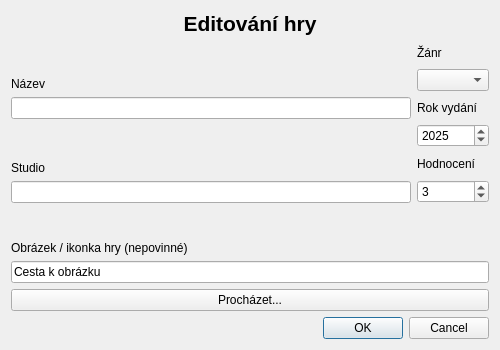
<?xml version="1.0" encoding="UTF-8"?>
<ui version="4.0">
 <class>EditGameDialog</class>
 <widget class="QDialog" name="EditGameDialog">
  <property name="geometry">
   <rect>
    <x>0</x>
    <y>0</y>
    <width>500</width>
    <height>350</height>
   </rect>
  </property>
  <property name="windowTitle">
   <string>Editace</string>
  </property>
  <layout class="QGridLayout" name="gridLayout">
   <item row="0" column="0">
    <layout class="QHBoxLayout" name="horizontalLayout_3">
     <item>
      <layout class="QVBoxLayout" name="verticalLayout_4">
       <item>
        <widget class="QLabel" name="label_8">
         <property name="font">
          <font>
           <pointsize>16</pointsize>
           <bold>true</bold>
          </font>
         </property>
         <property name="frameShape">
          <enum>QFrame::Shape::NoFrame</enum>
         </property>
         <property name="frameShadow">
          <enum>QFrame::Shadow::Plain</enum>
         </property>
         <property name="lineWidth">
          <number>2</number>
         </property>
         <property name="midLineWidth">
          <number>0</number>
         </property>
         <property name="text">
          <string>Editování hry</string>
         </property>
         <property name="textFormat">
          <enum>Qt::TextFormat::AutoText</enum>
         </property>
         <property name="alignment">
          <set>Qt::AlignmentFlag::AlignCenter</set>
         </property>
         <property name="margin">
          <number>3</number>
         </property>
         <property name="indent">
          <number>0</number>
         </property>
        </widget>
       </item>
       <item>
        <layout class="QHBoxLayout" name="horizontalLayout_4">
         <item>
          <layout class="QVBoxLayout" name="verticalLayout_5">
           <item>
            <spacer name="verticalSpacer_4">
             <property name="orientation">
              <enum>Qt::Orientation::Vertical</enum>
             </property>
             <property name="sizeHint" stdset="0">
              <size>
               <width>20</width>
               <height>40</height>
              </size>
             </property>
            </spacer>
           </item>
           <item>
            <widget class="QLabel" name="label_9">
             <property name="text">
              <string>Název</string>
             </property>
            </widget>
           </item>
           <item>
            <widget class="QLineEdit" name="editNameLineEdit"/>
           </item>
           <item>
            <spacer name="verticalSpacer_5">
             <property name="orientation">
              <enum>Qt::Orientation::Vertical</enum>
             </property>
             <property name="sizeHint" stdset="0">
              <size>
               <width>20</width>
               <height>40</height>
              </size>
             </property>
            </spacer>
           </item>
           <item>
            <widget class="QLabel" name="label_10">
             <property name="text">
              <string>Studio</string>
             </property>
            </widget>
           </item>
           <item>
            <widget class="QLineEdit" name="editStudioLineEdit"/>
           </item>
          </layout>
         </item>
         <item>
          <layout class="QVBoxLayout" name="verticalLayout_6">
           <item>
            <widget class="QLabel" name="label_11">
             <property name="text">
              <string>Žánr</string>
             </property>
            </widget>
           </item>
           <item>
            <widget class="QComboBox" name="editGenreComboBox"/>
           </item>
           <item>
            <widget class="QLabel" name="label_12">
             <property name="text">
              <string>Rok vydání</string>
             </property>
            </widget>
           </item>
           <item>
            <widget class="QSpinBox" name="editYearSpinBox">
             <property name="minimum">
              <number>1900</number>
             </property>
             <property name="maximum">
              <number>2030</number>
             </property>
             <property name="value">
              <number>2025</number>
             </property>
            </widget>
           </item>
           <item>
            <widget class="QLabel" name="label_13">
             <property name="text">
              <string>Hodnocení</string>
             </property>
            </widget>
           </item>
           <item>
            <widget class="QSpinBox" name="editRatingSpinBox">
             <property name="maximum">
              <number>5</number>
             </property>
             <property name="value">
              <number>3</number>
             </property>
            </widget>
           </item>
          </layout>
         </item>
        </layout>
       </item>
       <item>
        <spacer name="verticalSpacer_6">
         <property name="orientation">
          <enum>Qt::Orientation::Vertical</enum>
         </property>
         <property name="sizeHint" stdset="0">
          <size>
           <width>20</width>
           <height>40</height>
          </size>
         </property>
        </spacer>
       </item>
       <item>
        <widget class="QLabel" name="label_14">
         <property name="text">
          <string>Obrázek / ikonka hry (nepovinné)</string>
         </property>
        </widget>
       </item>
       <item>
        <widget class="QLineEdit" name="editImageLineEdit">
         <property name="text">
          <string>Cesta k obrázku</string>
         </property>
         <property name="echoMode">
          <enum>QLineEdit::EchoMode::Normal</enum>
         </property>
         <property name="readOnly">
          <bool>true</bool>
         </property>
        </widget>
       </item>
       <item>
        <widget class="QPushButton" name="editBrowseButton">
         <property name="text">
          <string>Procházet...</string>
         </property>
        </widget>
       </item>
       <item>
        <widget class="QDialogButtonBox" name="editButtonBox">
         <property name="standardButtons">
          <set>QDialogButtonBox::StandardButton::Cancel|QDialogButtonBox::StandardButton::Ok</set>
         </property>
        </widget>
       </item>
      </layout>
     </item>
    </layout>
   </item>
  </layout>
 </widget>
 <resources/>
 <connections/>
</ui>
